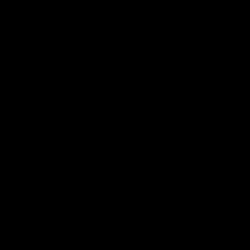
Frame 1 (no input)
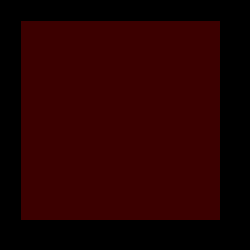
Frame 60 (the mouse pressed at the canvas centre just before this capture)
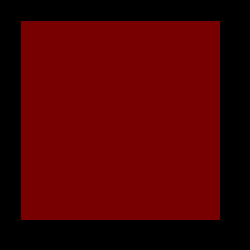
Frame 120 (the mouse held since frame 60 and released just before this capture)

The Processing sketch that drew these frames (run headless with seeded random() and noise(); from frame 60 on, the mouse is pressed at the canvas centre):

// Processing sketch: processing_162081
// ── processing_162081.pde

int red = 0;
void setup() 
{
size(250, 250);
background(0); //set background white
}
void draw() 
{
red++;
stroke(0, 0, 0);
fill(red, 0, 0);
rect(20, 20, 200, 200);
}
